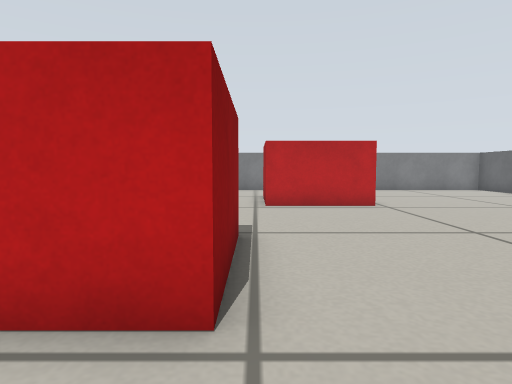
view 1 (above)

16 first-person views from a walk through a world built for the Gazebo simulator. The camera is 0.29 m above the floor, tilts 4° down and sees 75° across. The floor is counted in squares, 0.25 m on a side. Each view is taken from the middle of a square. On the plan, view 1 faces up. The plan holds only what a view shows up to about 13 squares ahead; the rest is blank.

view 2
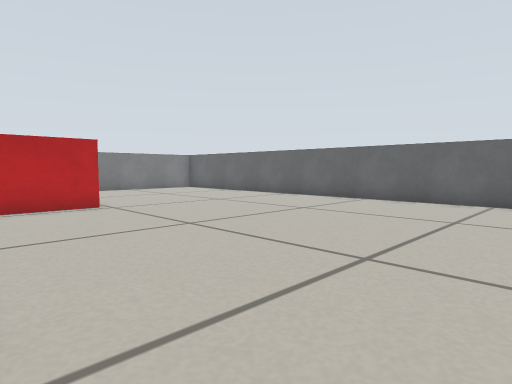

view 3
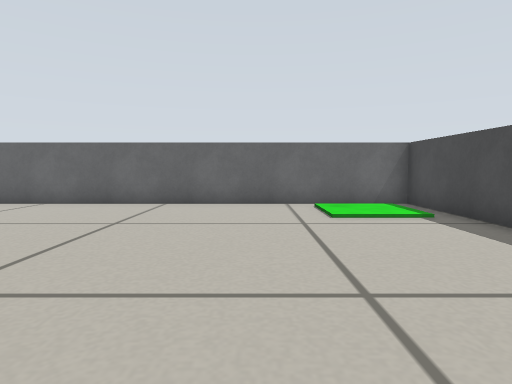

view 4
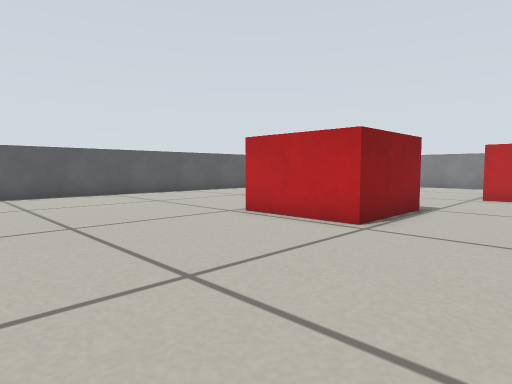

view 5
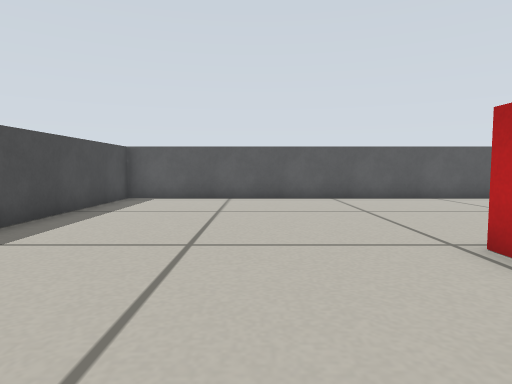

view 6
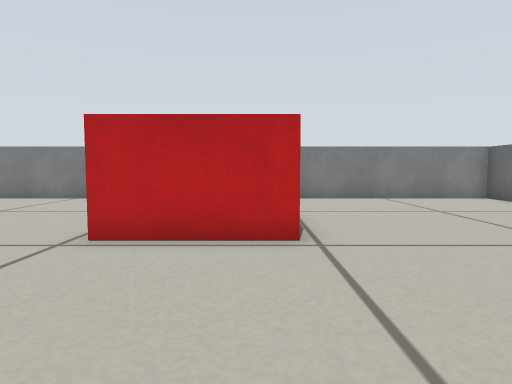

view 7
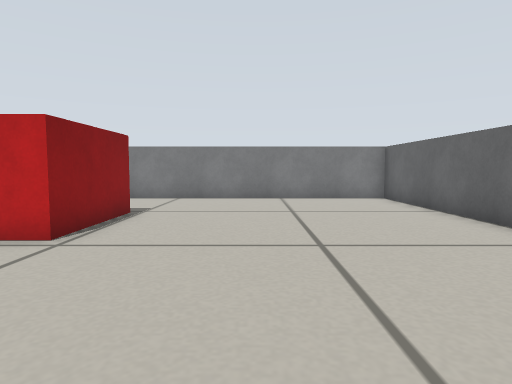

view 8
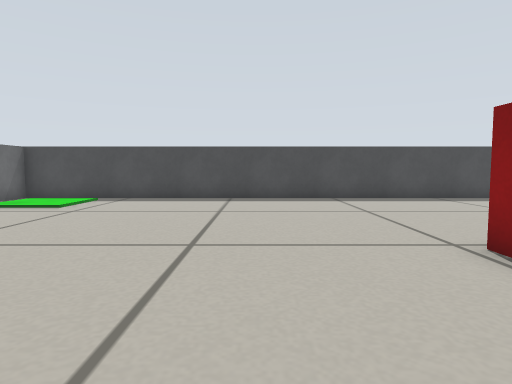

view 9
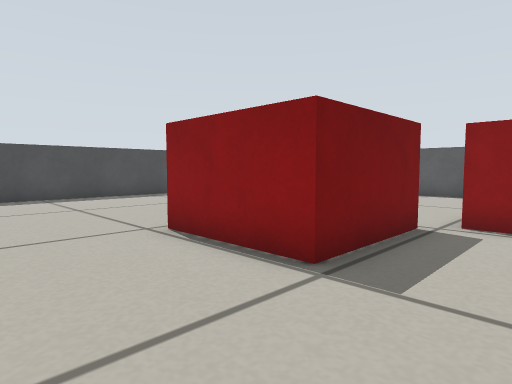

view 10
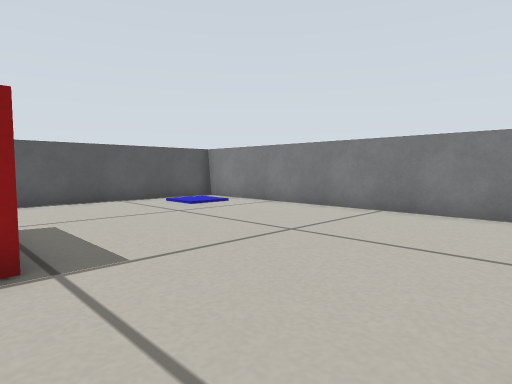

view 11
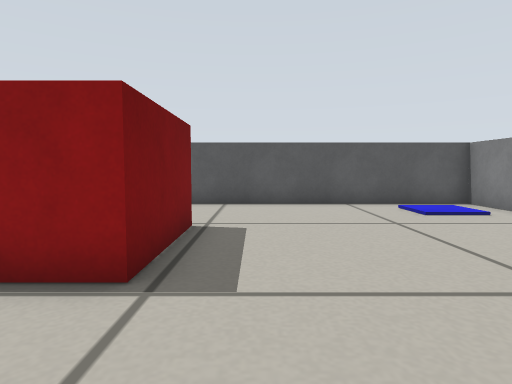

view 12
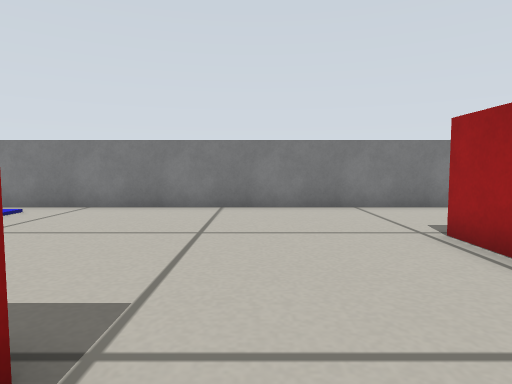

view 13
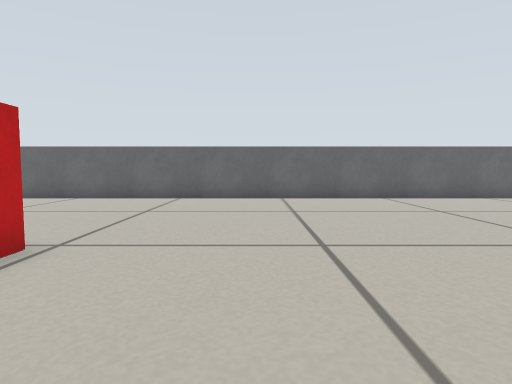

view 14
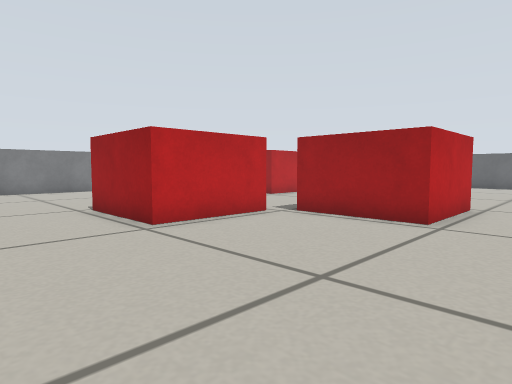

view 15
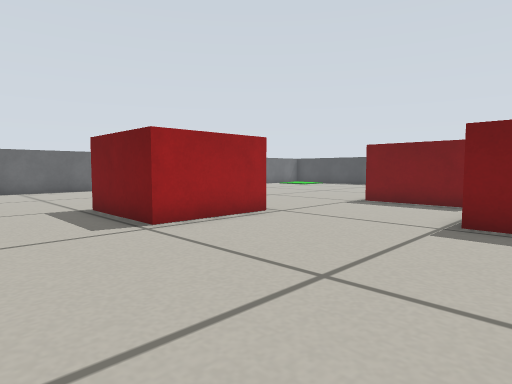

view 16
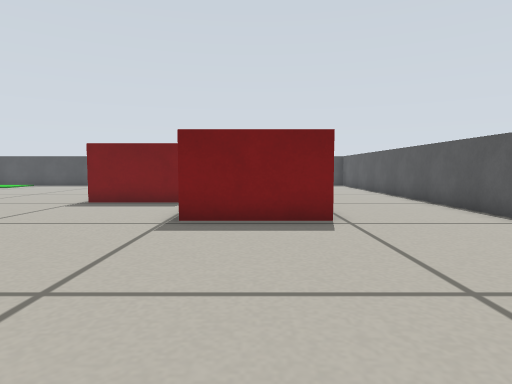

### Floor plan
Key: @ floor where view 1 was taken; # wall or solid block; . floor; B red box.
Columns run from 12 left of view 1 to 12 right of it. Each row starts with its distance up from view 1.
 18 #########################
 17 #.......................#
 16 #.......................#
 15 #.......................#
 14 #............BBB........#
 13 #...........B   B.......#
 12 #...........B   B.......#
 11 #...........B   B.......#
 10 #....BBB.....BBB........#
  9 #...B   B...............#
  8 #...B   B...............#
  7 #...B   B...............#
  6 #....BBBBBBB............#
  5 #.......B   B...........#
  4 #.......B   B...........#
  3 #.......B   B...........#
  2 #........BBB............#
  1 #.......................#
  0 #...........@...........#
 -1 #.......................#
 -2 #.......................#
 -3 #.......................#
 -4 #.....................  #
 -5 #.....................  #
 -6 #########################

Positions as (right, up) in squares from view 1, and headings:
1: (0, 0), facing up
2: (0, 0), facing up-right
3: (1, -1), facing right
4: (3, -4), facing up-left
5: (1, -1), facing left
6: (3, 5), facing up
7: (7, 5), facing up
8: (3, 7), facing down
9: (3, 8), facing down-left
10: (0, 9), facing up-left
11: (-1, 11), facing left
12: (-3, 8), facing up
13: (-1, 7), facing right
14: (-11, 0), facing up-right
15: (-6, 17), facing down-right
16: (-6, 17), facing down
